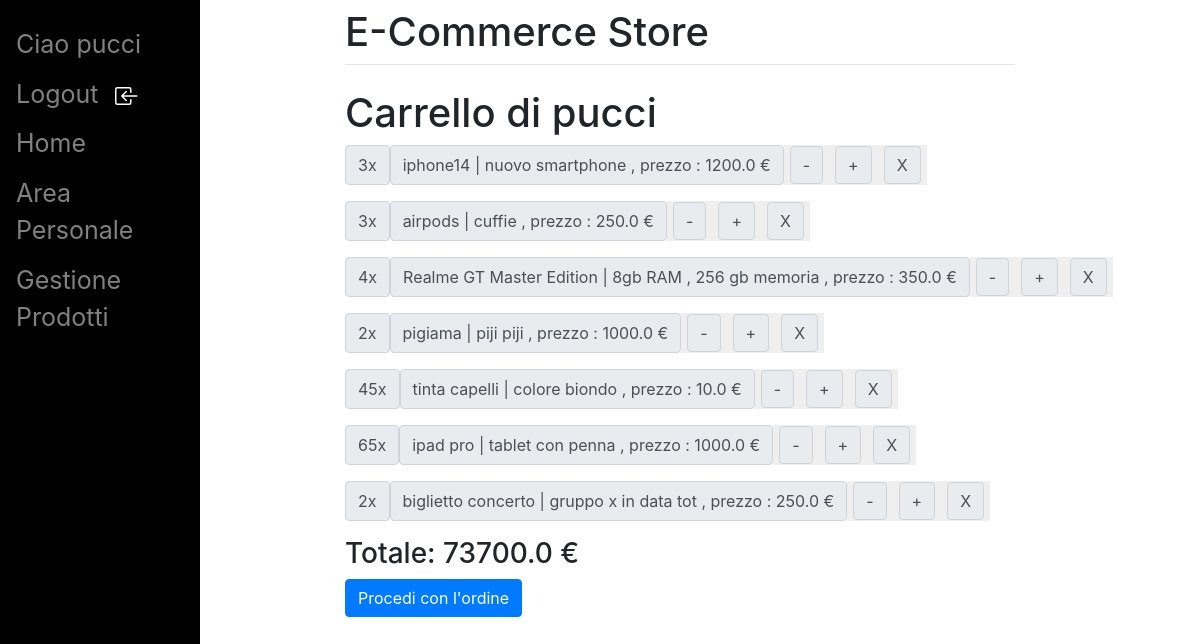
The app's page /carrello (signed in), older data.
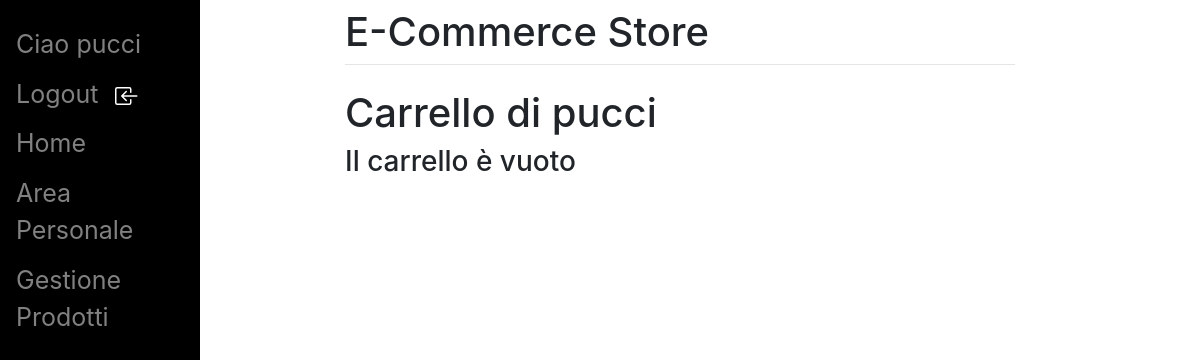
The same page, newer data.
### store/models.py (models this page shows, shortened)
class Carrello(models.Model):
    prodotto = models.ForeignKey(Prodotto, on_delete=models.CASCADE)
    cliente = models.ForeignKey(User, on_delete=models.CASCADE)
    quantita = models.IntegerField()

class Prodotto(models.Model):
    nome = models.CharField(max_length=200)
    descrizione = models.CharField(max_length=400)
    prezzo = models.FloatField()
    visibile = models.BooleanField(default=True)
    def __str__(self):
        return self.nome+" | "+self.descrizione+" , prezzo : "+str(self.prezzo) +" €"

### store/views.py (the view, shortened to what this page needs)
# urls.py: path('carrello',views.viewCarrello, name='viewCarrello'),
def viewCarrello(request):
    if request.user.is_authenticated:
        idProdotto = request.POST.get("idProdotto")
        if 'aumentaQuantitaOggetto' in request.POST :
            prodottoDaModificare = Carrello.objects.get(id=idProdotto)
            prodottoDaModificare.quantita += 1
            prodottoDaModificare.save()
        if 'rimuoviOggetto' in request.POST :
            prodottoDaModificare = Carrello.objects.get(id=idProdotto)
            prodottoDaModificare.delete()
            return HttpResponseRedirect("/carrello")
        carrelloCliente = Carrello.objects.filter(cliente=request.user).select_related('prodotto')
        totale = carrelloCliente.annotate(subtotale=F('quantita') * F('prodotto__prezzo')).aggregate(Sum('subtotale'))['subtotale__sum'] or 0
        return render(request, 'store/carrello.html', {"carrelloCliente": carrelloCliente, "totale": totale})
    else:
        return render(request, 'store/carrello.html', {})

### store/templates/store/carrello.html (shortened to what this page needs)
{% extends 'store/base.html' %}
{% block content %}
    {% if user.is_authenticated %}
        <h1>Carrello di {{user.username }}</h1>
        {% if carrelloCliente  %}
            {% for item in carrelloCliente %}
                <form method="post" action="#" class="form-group form-orizzontale">
                    <span class="input-group-text" >{{ item.quantita }}x</span>
                    <span class="input-group-text" >{{ item.prodotto }}</span>
                    <button class="bottoneModificatore" type="submit" name="diminuisciQuantitaOggetto"><span class="input-group-text" id="basic-addon1">-</span></button>
                    <button class="bottoneModificatore" type="submit" name="aumentaQuantitaOggetto"><span class="input-group-text" id="basic-addon1">+</span></button>
                    <button class="bottoneModificatore" type="submit" name="rimuoviOggetto"><span class="input-group-text">X</span></button>
                </form>
            {% endfor %}
            <h3>Totale: {{ totale }} €</h3>
            <form action="revisioneOrdine" method="POST">
                <button type="submit" class="btn btn-primary">Procedi con l'ordine</button>
            </form>
        {% else %}
            <h3>Il carrello è vuoto</h3>
        {% endif %}
    {% else %}
        <h3>Non sei autenticato</h3>
        <a href="/login/" class="btn btn-primary">Login</a>
        <a href="/registrazione/" class="btn btn-primary">Registrati</a>
    {% endif %}
{% endblock %}

### store/templates/store/base.html (shortened to what this page needs)
<!doctype html>
<html>
<head>
	<link rel="stylesheet" href="https://stackpath.bootstrapcdn.com/bootstrap/4.3.1/css/bootstrap.min.css" integrity=
	"sha384-ggOyR0iXCbMQv3Xipma34MD+dH/1fQ784/j6cY/iJTQUOhcWr7x9JvoRxT2MZw1T">
</head>
<body>
	<div class="sidenav">
		<ul class="lista_sidenav">
			{% if user.is_authenticated %}
				<li class="ciaoUser">Ciao {{ user.username }}</li>
			{% endif %}
			<li>
				{% if user.is_authenticated %}
					<a href="/logout">
						Logout
					</a>
				{% endif %}
			</li>
			<li><a href="/home"> Home </a></li>
			<li><a href="/cliente">Area Personale</a></li>
			{% if request.user.is_superuser %}
				<li><a href="/gestioneProdotti">Gestione Prodotti</a></li>
			{% endif %}
		</ul>
	</div>
	<div id="content" , name="content" , class="main">
		<div class="row justify-content-center">
			<div class="col-8">
				<h1 class="mt-2">E-Commerce Store</h1>
				<hr class="mt-0 mb-4">
				{% block content %}{% endblock %}
			</div>
		</div>
	</div>
</body>
</html>

### store/templates/store/base.html (style rules this page uses)
.sidenav { height:100%; width:200px; position: fixed; z-index:1; top:0; left:0; background-color:black; overflow-x: hidden; padding-top:20px; }
.sidenav a { padding:6px 8px 6px 16px; text-decoration: none; font-size:25px; color: #818181; display:block; }
.lista_sidenav { list-style-type:none; margin:0; padding:0; }
.lista_sidenav li { display: flex; flex-direction: row; align-items: center; }
.ciaoUser { padding:6px 8px 6px 16px; text-decoration: none; font-size:25px; color: #818181; display:block; }
.iconaUtente { margin-left: 10px; }
.main { margin-left:160px; padding: 0px 10px; }

Row changes from the older to the newer data that the page shows:
removed Carrello: quantita "3", prodotto "iphone14 | nuovo smartphone , prezzo : 1200.0 €"
removed Carrello: quantita "3", prodotto "airpods | cuffie , prezzo : 250.0 €"
removed Carrello: quantita "4", prodotto "Realme GT Master Edition | 8gb RAM , 256 gb memoria , prezzo : 350.0 €"
removed Carrello: quantita "2", prodotto "pigiama | piji piji , prezzo : 1000.0 €"
removed Carrello: quantita "45", prodotto "tinta capelli | colore biondo , prezzo : 10.0 €"
removed Carrello: quantita "65", prodotto "ipad pro | tablet con penna , prezzo : 1000.0 €"
removed Carrello: quantita "2", prodotto "biglietto concerto | gruppo x in data tot , prezzo : 250.0 €"
Text that changed along with them:
{{ totale }}: "73700.0" → (not shown)
text no longer shown: "Totale: € Procedi con l'ordine"
text now shown: "Il carrello è vuoto"
